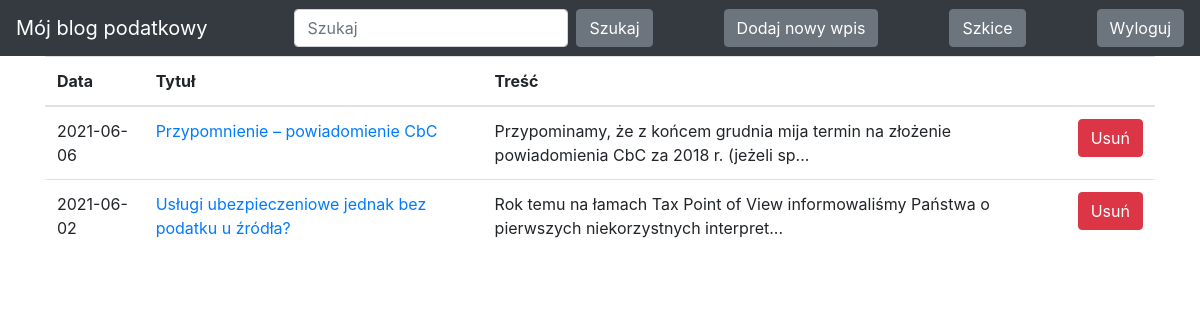
Page /drafts/ (signed in) on the committed database.
### blog/models.py (models this page shows)
class Entry(db.Model):
    id = db.Column(db.Integer, primary_key=True)
    title = db.Column(db.String(80), nullable=False)
    body = db.Column(db.Text, nullable=False)
    pub_date = db.Column(db.DateTime, nullable=False,
                         default=datetime.datetime.utcnow)
    is_published = db.Column(db.Boolean, default=False)
    category = db.Column(db.String(80), nullable=False)

### blog/routes.py (the view)
@app.route('/drafts/', methods=['GET'])
@login_required
def list_drafts():
    drafts = Entry.query.filter_by(is_published=False).order_by(Entry.pub_date.desc())
    return render_template("drafts.html", drafts=drafts)

### blog/routes.py (called while the page is built)
def login_required(view_func):
    @functools.wraps(view_func)
    def check_permissions(*args, **kwargs):
        if session.get('logged_in'):
            return view_func(*args, **kwargs)
        return redirect(url_for('login', next=request.path))
    return check_permissions

### blog/templates/drafts.html (shortened to what this page needs)
<!DOCTYPE html>
<html lang="en">
{% extends "base.html" %}
{% block content %}
<table class="table">
  <thead>
    <tr>
      <th scope="col">Data</th>
      <th scope="col">Tytuł</th>
      <th scope="col">Treść</th>
      <th scope="col"></th>
    </tr>
  </thead>
    <tbody>
  {% for post in drafts %}
    <tr>
       <td>
           {{ post.pub_date.strftime('%Y-%m-%d') }}
       </td>
       <td>
           <a href="{{ url_for('edit_entry', entry_id=post.id) }}">
               {{ post.title }}
           </a>
       </td>
       <td>{{ post.body|truncate(100, true) }}</td>
        <td>
            <form action="{{ url_for('delete_draft', entry_id=post.id) }}" method="POST">
            <button class="btn btn-danger my-2 my-sm-0" type="submit">Usuń</button>
            </form>
        </td>
     </tr>
     {% endfor %}
   </tbody>
 </table>
{% endblock %}

### rows in the picture
Entry: pub_date "2021-06-06", title "Przypomnienie – powiadomienie CbC", body "Przypominamy, że z końcem grudnia mija termin na złożenie powiadomienia CbC za 2018 r. (jeżeli sp..."
Entry: pub_date "2021-06-02", title "Usługi ubezpieczeniowe jednak bez podatku u źródła?", body "Rok temu na łamach Tax Point of View informowaliśmy Państwa o pierwszych niekorzystnych interpret..."
